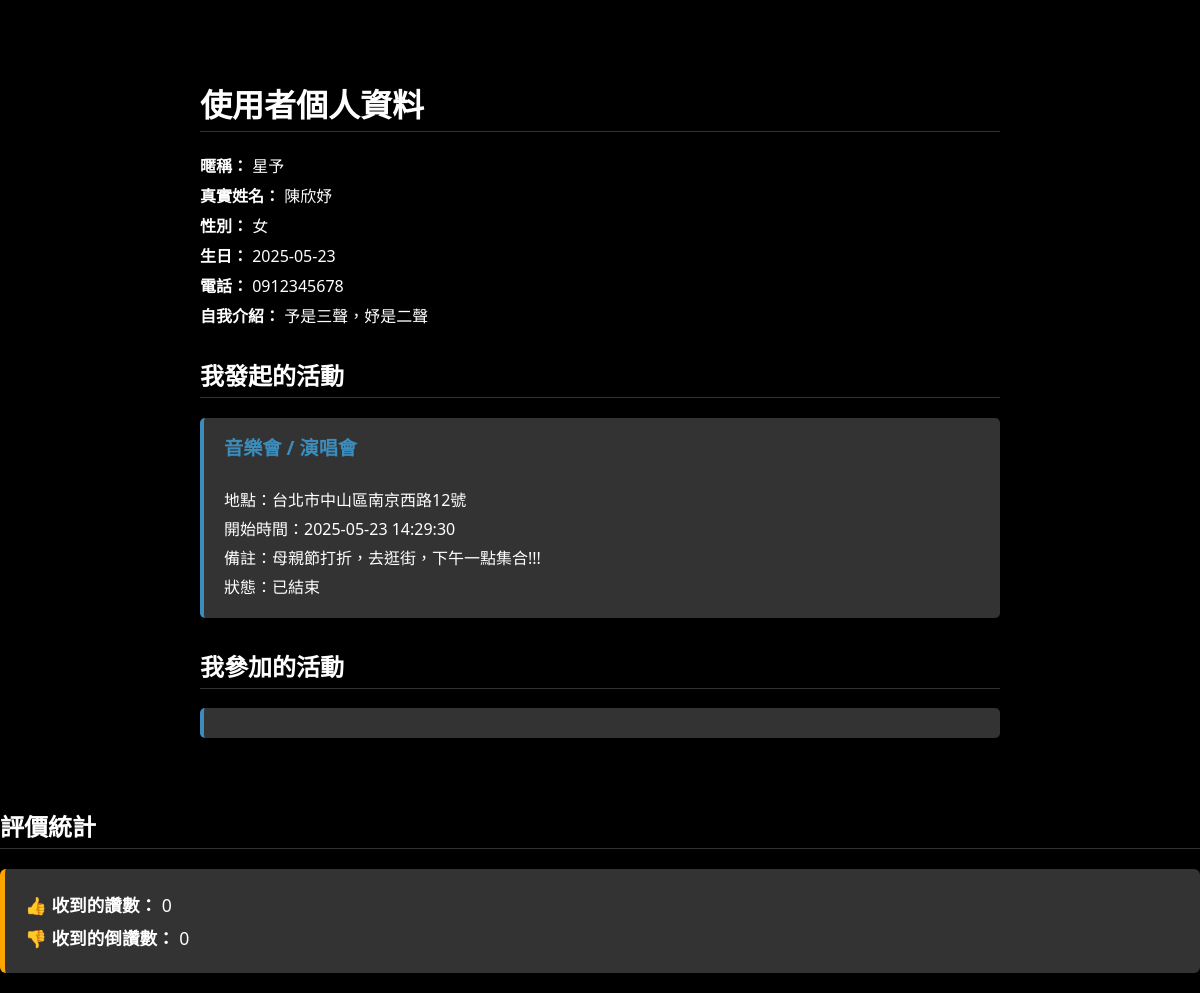
Before: /profile/profile.php with the older database file.
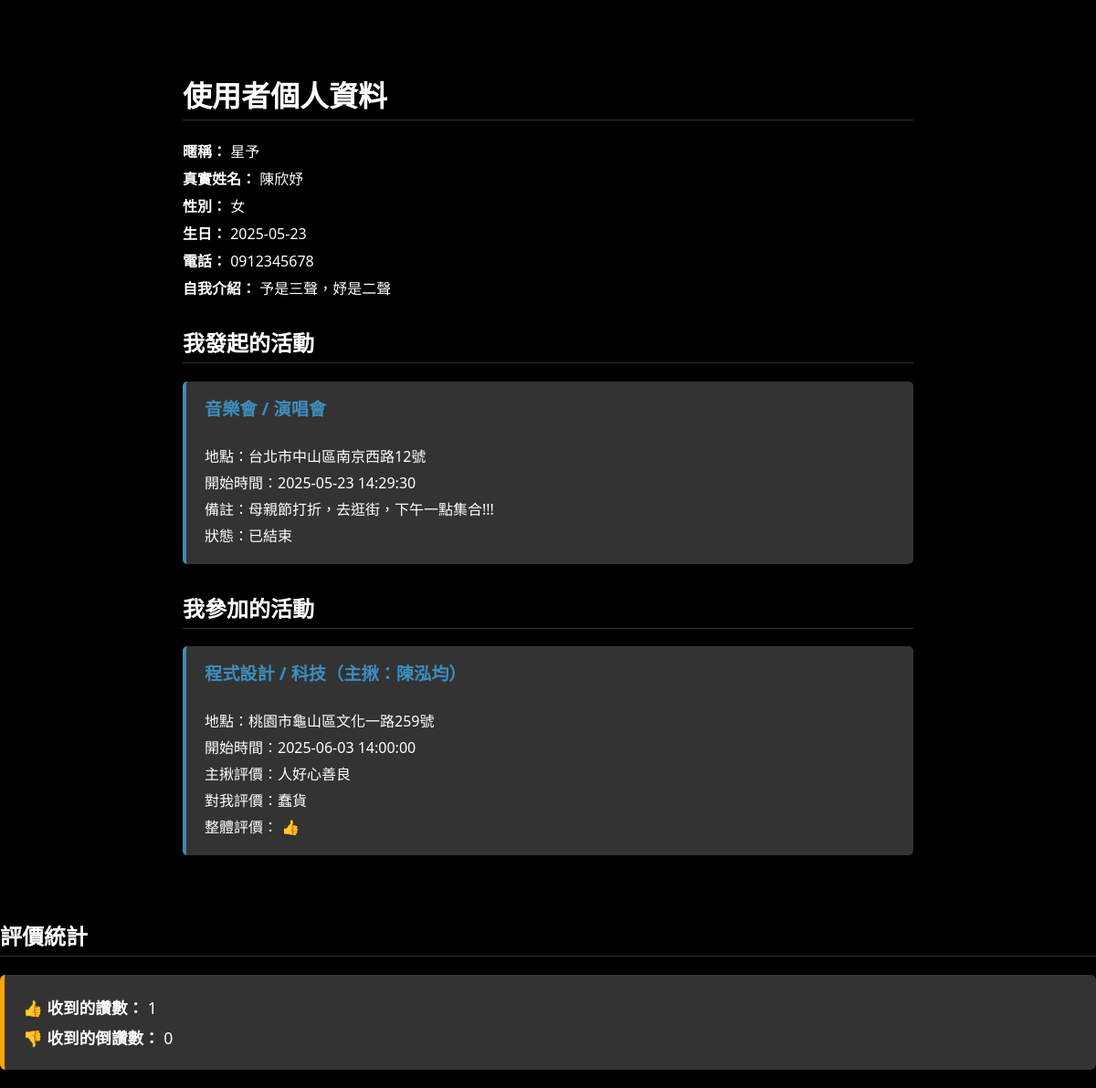
After: the same page with the newer database file.
### tables this page shows
CREATE TABLE `user` (
  `uid` varchar(50) NOT NULL,
  `username` varchar(11) NOT NULL,
  `name` varchar(50) NOT NULL,
  `gender` varchar(1) NOT NULL,
  `birthday` date DEFAULT NULL,
  `self_introduction` varchar(200) DEFAULT NULL,
  `isadmin` tinyint(1) DEFAULT 0,
  `phone` varchar(10) NOT NULL,
  `identify_ID` varchar(10) NOT NULL
);

CREATE TABLE `order_detail` (
  `orderid` int(11) NOT NULL,
  `booker` varchar(50) NOT NULL,
  `location` varchar(100) NOT NULL,
  `deadtime` datetime NOT NULL,
  `start_time` datetime NOT NULL DEFAULT current_timestamp(),
  `annotation` varchar(200) DEFAULT NULL,
  `participants` int(2) NOT NULL DEFAULT 1,
  `state` varchar(4) NOT NULL,
  `event_id` int(4) DEFAULT NULL,
  `gender_limit` tinyint(1) NOT NULL DEFAULT 0,
  `male_limit` int(2) DEFAULT NULL,
  `female_limit` int(2) DEFAULT NULL,
  `male_num` int(2) NOT NULL DEFAULT 0,
  `female_num` int(2) NOT NULL DEFAULT 0
);

CREATE TABLE `event` (
  `categories_id` int(4) NOT NULL,
  `event_id` int(4) NOT NULL,
  `content` varchar(50) NOT NULL
);

CREATE TABLE `involvement` (
  `orderid` int(11) NOT NULL,
  `uid` varchar(50) NOT NULL,
  `eval_to_booker` varchar(200) DEFAULT NULL,
  `booker_eval` varchar(200) DEFAULT NULL,
  `evaluation` int(1) DEFAULT NULL COMMENT '讚:1，倒讚:-1'
);

### profile/profile.php (the view, shortened to what this page needs)
<?php
require_once 'db_connect.php';
$uid = $_SESSION['uid'] ?? "f8dh3ld8bnwe3bfx8hre3jt7b01gvd";
?>
<?php
$user_sql = "SELECT * FROM user WHERE uid = ?";
$stmt = $conn->prepare($user_sql);
$stmt->bind_param("s", $uid);
$stmt->execute();
$user_result = $stmt->get_result();
$user = $user_result->fetch_assoc();
?>
<?php
$created_sql = "
SELECT od.*, e.content AS event_name
FROM order_detail od
JOIN event e ON od.event_id = e.event_id
WHERE od.booker = ?";
$stmt = $conn->prepare($created_sql);
$stmt->bind_param("s", $uid);
$stmt->execute();
$created_events = $stmt->get_result();
?>
<?php
$joined_sql = "
SELECT od.*, e.content AS event_name, u.name AS booker_name, i.eval_to_booker, i.booker_eval, i.evaluation
FROM involvement i
JOIN order_detail od ON i.orderid = od.orderid
JOIN event e ON od.event_id = e.event_id
JOIN user u ON od.booker = u.uid
WHERE i.uid = ?";
$stmt = $conn->prepare($joined_sql);
$stmt->bind_param("s", $uid);
$stmt->execute();
$joined_events = $stmt->get_result();
?>
<?php
$evaluation_sql = "
SELECT
  SUM(CASE WHEN i.evaluation = 1 THEN 1 ELSE 0 END) AS likes,
  SUM(CASE WHEN i.evaluation = -1 THEN 1 ELSE 0 END) AS dislikes
FROM involvement i
JOIN order_detail o ON i.orderid = o.orderid
WHERE i.uid = ? AND o.booker != i.uid
";
$stmt = $conn->prepare($evaluation_sql);
$stmt->bind_param("s", $uid);
$stmt->execute();
$eval_result = $stmt->get_result();
$eval_data = $eval_result->fetch_assoc();
?>
<!DOCTYPE html>
<html lang="zh-Hant">
<head>
  <link rel="stylesheet" href="profile.css">
</head>
<body>
    <div class="container">
        <div class="profile-info">
            <h1>使用者個人資料</h1>
            <p><strong>暱稱：</strong> <?php echo htmlspecialchars($user['username']); ?></p>
            <p><strong>真實姓名：</strong> <?php echo htmlspecialchars($user['name']); ?></p>
            <p><strong>性別：</strong> <?php echo htmlspecialchars($user['gender']); ?></p>
            <p><strong>生日：</strong> <?php echo htmlspecialchars($user['birthday']); ?></p>
            <p><strong>電話：</strong> <?php echo htmlspecialchars($user['phone']); ?></p>
            <p><strong>自我介紹：</strong> <?php echo htmlspecialchars($user['self_introduction'] ?? '尚未填寫'); ?></p>
        </div>
        <h2>我發起的活動</h2>
        <div class="event-card">
        <?php while ($row = $created_events->fetch_assoc()): ?>
            <div>
            <h3><?php echo htmlspecialchars($row['event_name']); ?></h3>
            <p>地點：<?php echo htmlspecialchars($row['location']); ?></p>
            <p>開始時間：<?php echo $row['start_time']; ?></p>
            <p>備註：<?php echo htmlspecialchars($row['annotation']); ?></p>
            <p>狀態：<?php echo $row['state']; ?></p>
            </div>
        <?php endwhile; ?>
        </div>
        <h2>我參加的活動</h2>
        <div class="event-card">
            <?php while ($row = $joined_events->fetch_assoc()): ?>
                    <div>
                    <h3><?php echo htmlspecialchars($row['event_name']); ?>（主揪：<?php echo htmlspecialchars($row['booker_name']); ?>）</h3>
                    <p>地點：<?php echo htmlspecialchars($row['location']); ?></p>
                    <p>開始時間：<?php echo $row['start_time']; ?></p>
                    <p>主揪評價：<?php echo htmlspecialchars($row['eval_to_booker'] ?? '未填寫'); ?></p>
                    <p>對我評價：<?php echo htmlspecialchars($row['booker_eval'] ?? '未填寫'); ?></p>
                    <p>整體評價：
                        <?php
                        if ($row['evaluation'] === null) echo '未評價';
                        elseif ($row['evaluation'] == 1) echo '👍';
                        elseif ($row['evaluation'] == -1) echo '👎';
                        ?>
                    </p>
                    </div>
                <?php endwhile; ?>
            </div>
        </div>
        <h2>評價統計</h2>
        <div class="stat-box">
            <p><strong>👍 收到的讚數：</strong> <?php echo $eval_data['likes'] ?? 0; ?></p>
            <p><strong>👎 收到的倒讚數：</strong> <?php echo $eval_data['dislikes'] ?? 0; ?></p>
        </div>
</body>
</html>

### profile/profile.css (style rules this page uses)
body { font-family: 'Segoe UI', sans-serif; background-color: black; color: #fff; margin: 0; padding: 0; }
.container { max-width: 800px; margin: 30px auto; padding: 20px 30px; border-radius: 8px; box-shadow: 0 4px 12px rgba(0,0,0,0.1); }
h1, h2, h3 { margin-top: 30px; border-bottom: 1px solid #333; padding-bottom: 5px; }
.event-card { border-left: 4px solid #3c8dbc; background: #333; padding: 15px 20px; margin-bottom: 20px; border-radius: 5px; }
.event-card h3 { margin-top: 0; font-size: 1.2em; color: #3c8dbc; }
.event-card p { margin: 5px 0; }
.profile-info p { margin: 6px 0; }
.stat-box { background-color: #333; border-left: 5px solid #ffa500; padding: 15px 20px; margin: 20px 0; border-radius: 6px; }
.stat-box p { font-size: 1.1em; margin: 8px 0; }

Changed rows visible on the page:
added involvement: event.content "程式設計 / 科技", user.name "陳泓均", orderid.location "桃園市龜山區文化一路259號", orderid.start_time "2025-06-03 14:00:00", eval_to_booker "人好心善良", booker_eval "蠢貨"
Other visible differences:
$eval_data['likes']: "0" → "1"
